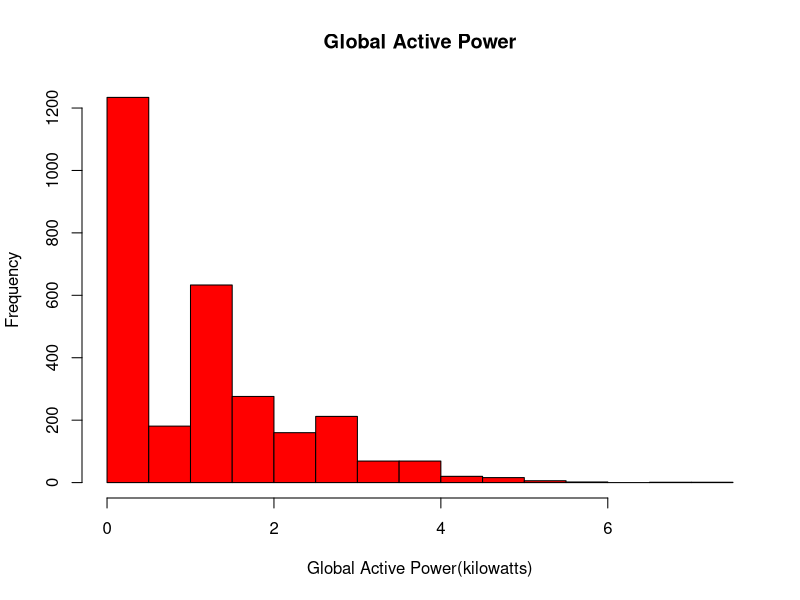

This figure's R source:
## Import the data into R 


#df<-read.csv("household_power_consumption.txt", header = TRUE,sep = ";") 

#dim(df) ## Checking the number of row n columns

#df$Date<-as.Date(df$Date,"%d/%m/%Y" ) ## change the date type

#df<-subset(df, Date >= "2007-02-01"& Date <= "2007-02-02") ## select subject data

#write.csv(df, "data.csv")

df<-read.csv("data.csv") 

df<-df[-1]

df$Date<-as.Date(df$Date) ## change the date type


## Plot1.R

df<-data.frame(df)
str(df)

png("plot1.png", width = 480, height = 480) ## set the graphics system


hist(df$Global_active_power, col = "red", 
     main = "Global Active Power",
     xlab ="Global Active Power(kilowatts)")

dev.off()



